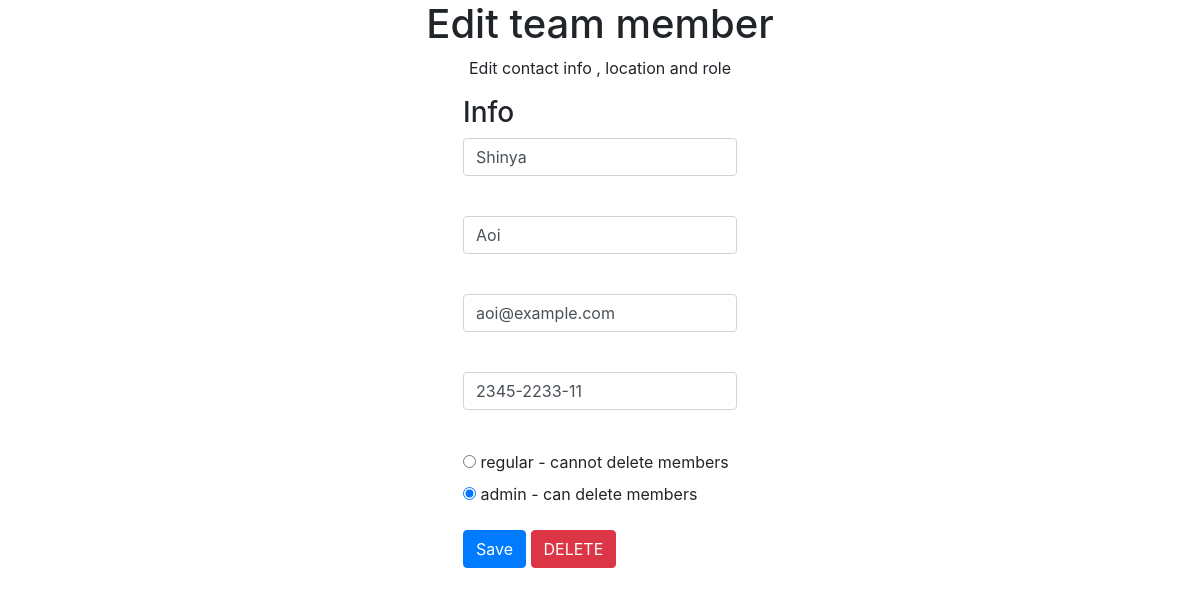
Page /teammanager/edit/8 on the committed database.
### teammanager/models.py (models this page shows, shortened)
class Member(models.Model):
  first_name = models.CharField(max_length=200)
  last_name = models.CharField(max_length=200)
  email = models.CharField(max_length=200)
  location = models.CharField(max_length=200)
  is_admin = models.BooleanField(default=False)
  def isAdmin(self):
    return self.is_admin

### teammanager/views.py (the view)
# urls.py: path("edit/<int:pk>", views.EditView.as_view(), name="edit"),
class EditView(generic.DetailView):
    model = Member
    template_name = "teammanager/edit.html"

### teammanager/templates/teammanager/edit.html (shortened to what this page needs)
<!DOCTYPE html>
<html lang="en">
<head>
  <link rel="stylesheet" href="https://cdn.jsdelivr.net/npm/bootstrap@4.6.2/dist/css/bootstrap.min.css">
</head>
<body>
  <div class="w-50 ml-auto mr-auto d-flex align-items-center flex-column">
    <h1>Edit team member</h1>
    <p>Edit contact info , location and role</p>
    <form action="{% url 'teammanager:edit_member' member.id %}" method="post">
      <fieldset>
        <h3>Info</h3>
        <div class="form-group">
          <input class="form-control" type="text" name="first_name" value="{{ member.first_name }}" required>
          <label for="first_name"></label><br>
        </div>
        <div class="form-group">
          <input class="form-control" type="text" name="last_name" value="{{ member.last_name }}" required>
          <label for="last_name"></label><br>
        </div>
        <div class="form-group">
          <input class="form-control" type="text" name="email" value="{{ member.email }}" required>
          <label for="email"></label><br>
        </div>
        <div class="form-group">
          <input class="form-control" type="text" name="location" value="{{ member.location }}" required>
          <label for="location"></label><br>
        </div>
        <div class="form-group">
          <input type="radio" name="role" id="regular" value="regular" {% if member.isAdmin == False %} checked {% endif %}>
          <label for="regular">regular - cannot delete members</label><br>
          <input type="radio" name="role" id="admin" value="admin" {% if member.isAdmin %} checked {% endif %}>
          <label for="admin">admin - can delete members</label><br>
        </div>
      </fieldset>
      <input class="btn btn-primary" type="submit" value="Save">
      <a class="btn btn-danger" href="{% url 'teammanager:delete_member' member.id %}">DELETE</a>
      </form>
  </div>
</body>
</html>

### rows in the picture
Member: first_name "Shinya", last_name "Aoi", email "aoi@example.com", location "2345-2233-11", is_admin "☐ regular - cannot delete member", is_admin "☑ admin - can delete members"
